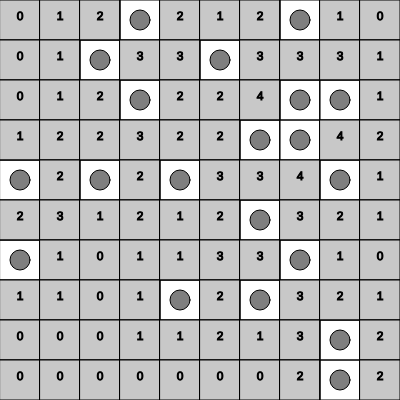
Frame 1 (no input)
Frame 60 (no input): identical to frame 1, image omitted
Frame 120 (the mouse pressed at the canvas centre since frame 60): identical to frame 1, image omitted

The p5.js sketch that drew this single still picture (run headless with seeded random() and noise() and a simulated clock; from frame 60 on, the mouse is pressed at the canvas centre):

// p5.js sketch
// ── sketch.js
function make2DArray(cols, rows) {
  var arr = new Array(cols);
  for (var i = 0; i < arr.length; i++) {
    arr[i] = new Array(rows);
  }
  return arr;
}

var grid;

var cols;
var rows;
var w = 40;
var totalBees = 20;

function setup() {
  createCanvas(400, 400);
  cols = floor(width / w);
  rows = floor(height / w);
  grid = make2DArray(cols, rows);

  for (var i = 0; i < cols; i++) {
    for (var j = 0; j < rows; j++) {
      grid[i][j] = new Cell(i, j, w);
    }
  }

  for (var n = 0; n < totalBees; n++) {
    var i = floor(random(cols));
    var j = floor(random(rows));

    grid[i][j].bee = true;
  }

  for (var i = 0; i < cols; i++) {
    for (var j = 0; j < rows; j++) {
      grid[i][j].countBees();
    }
  }
}

function mousePressed() {
  for (var i = 0; i < cols; i++) {
    for (var j = 0; j < rows; j++) {
      if (grid[i][j].contains(mouseX, mouseY)) {
        grid[i][j].reveal();
      }
    }
  }
}

function draw() {
  background(255);

  for (var i = 0; i < cols; i++) {
    for (var j = 0; j < rows; j++) {
      grid[i][j].show();
    }
  }
}

// ── cell.js
function Cell(i, j, w) {
    this.i = i;
    this.j = j;
    this.x = i * w;
    this.y = j * w;
    this.w = w;
    this.neighborCount = 0;
    this.bee = false;

    this.revealed = true;
}

Cell.prototype.show = function () {
    stroke(0);
    noFill();
    rect(this.x, this.y, this.w, this.w);
    if (this.revealed) {
        if (this.bee) {
            fill(127);
            ellipse(this.x + this.w * 0.5, this.y + this.w * 0.5, this.w * 0.5);
        } else {
            fill(200);
            rect(this.x, this.y, this.w, this.w);
            textAlign(CENTER);
            fill(0);
            text(this.neighborCount, this.x + this.w * 0.5, this.y + this.w * 0.5);
        }
    }
}

Cell.prototype.countBees = function () {
    if (this.bee) {
        return -1;
    }
    var total = 0;
    for (var xoff = -1; xoff <= 1; xoff++) {
        for (var yoff = -1; yoff <= 1; yoff++) {
            var i = this.i + xoff;
            var j = this.j + yoff;

            if (i > -1 && i < cols && j > -1 && j < rows) {
                var neighbor = grid[i][j];
                if (neighbor.bee) {
                    total++;
                }
            }
        }
    }
    this.neighborCount = total;
}

Cell.prototype.contains = function (x, y) {
    return (x > this.x && x < this.x + this.w && y > this.y && y < this.y + this.w);
}

Cell.prototype.reveal = function () {
    this.revealed = true;
}
